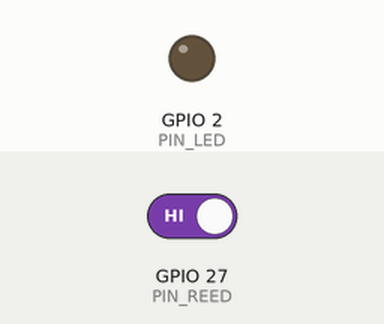
This sketch was run on a simulated ESP32. Shown: output pins drawn as LEDs (lit = HIGH). The inputs (shaded band) are chosen by the test bench; at power-on: GPIO 27 (PIN_REED) HIGH. WiFi joins after 1.5 s; servers stay silent unless stated; the local clock reads 2024-03-15 10:24:30 at power-on unless the sketch sets it; not simulated (calls return 0 or success): secrets.example.h; what the sketch prints to the serial monitor is not drawn.

Above: at 3.0 s.
3.1 s: GPIO 27 (PIN_REED) driven LOW
4.6 s: GPIO 27 (PIN_REED) driven HIGH
At 5.3 s:
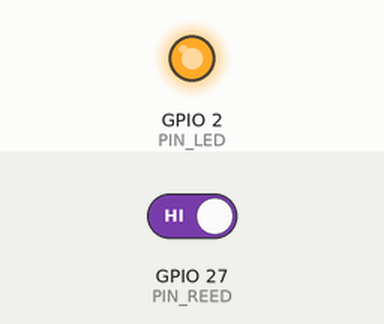
Timing chart, 0 to 7.6 s (numbered marks = the images above; inputs shaded):
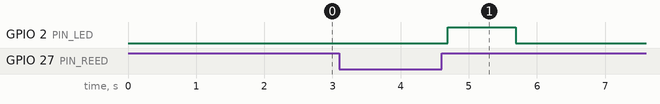

Measured:
- after the input at 3.1 s, every drawn part: stays the same
- after the input at 4.6 s, GPIO 2 (PIN_LED): LOW → HIGH after 0.09 s, → LOW 1.0 s later

The sketch:

To-Bem_Geladeira.ino
```cpp
/*
  Tô Bem — nó da geladeira ("já tomou café?") — protótipo GS 2026/2
  ------------------------------------------------------------------------
  Segundo dispositivo IoT da casa: ESP32 + sensor magnético MC-38 (reed switch)
  na porta da geladeira. Fica na caixa 3D (hardware-3d/caixa-geladeira), ligado
  a uma fonte USB 5V na tomada.

  Envia para a MESMA API da lâmpada (POST /api/eventos), com outro dispositivoId:
    INICIADO          -> ao ligar
    GELADEIRA_ABERTA  -> cada vez que a porta abre
    HEARTBEAT         -> periódico; valor = sinal Wi-Fi em dBm (0 = sem Wi-Fi)

  Ligação do MC-38 (não tem polaridade):
    fio 1 -> GPIO 27      fio 2 -> GND      (o ímã vai na porta, o sensor no corpo)
    Porta fechada: ímã perto, contato fechado -> GPIO 27 em LOW
    Porta aberta : ímã longe, contato aberto  -> GPIO 27 em HIGH (pull-up interno)
*/

#include <WiFi.h>
#include <HTTPClient.h>

// Credenciais: copie "secrets.example.h" para "secrets.h" e preencha (o secrets.h não vai para o GitHub).
#if __has_include("secrets.h")
  #include "secrets.h"
#else
  #include "secrets.example.h"
#endif
const char* WIFI_SSID  = SECRET_WIFI_SSID;
const char* WIFI_SENHA = SECRET_WIFI_SENHA;
const char* API_URL    = SECRET_API_URL;   // vazio = só imprime no Serial
const int   DISPOSITIVO_ID = 2;            // 1 = lâmpada, 2 = geladeira

#define PIN_REED  27
#define PIN_LED   2      // LED azul da placa: pisca quando a porta abre

const unsigned long HEARTBEAT_MS     = 10000;  // demo: 10 s | produto: 60 s
const unsigned long DEBOUNCE_MS      = 80;     // ignora o "tremido" do contato
const unsigned long HTTP_TIMEOUT_MS  = 2000;

bool portaAberta = false, leituraAnterior = false;
unsigned long mudouEm = 0, ultimoHeartbeat = 0, ledAte = 0;

String agoraIso() {
  struct tm t;
  if (!getLocalTime(&t, 10)) return "";
  char buf[30];
  strftime(buf, sizeof(buf), "%Y-%m-%dT%H:%M:%S-03:00", &t);
  return String(buf);
}

void enviarEvento(const char* tipo, float valor = 1) {
  String dataHora = agoraIso();
  String json = "{\"dispositivoId\":";
  json += DISPOSITIVO_ID;
  json += ",\"tipo\":\"";
  json += tipo;
  json += "\",\"valor\":";
  json += String(valor, 1);
  if (dataHora.length()) { json += ",\"dataHora\":\""; json += dataHora; json += "\""; }
  json += "}";
  Serial.println("[EVENTO] " + json);
  if (strlen(API_URL) == 0 || WiFi.status() != WL_CONNECTED) return;
  HTTPClient http;
  http.setConnectTimeout(HTTP_TIMEOUT_MS);
  http.setTimeout(HTTP_TIMEOUT_MS);
  http.begin(API_URL);
  http.addHeader("Content-Type", "application/json");
  unsigned long t0 = millis();
  int code = http.POST(json);
  Serial.printf("         -> API respondeu %d em %lu ms\n", code, millis() - t0);
  http.end();
}

void setup() {
  Serial.begin(115200);
  delay(300);
  Serial.println("\nTô Bem — nó da geladeira iniciando");
  pinMode(PIN_REED, INPUT_PULLUP);
  pinMode(PIN_LED, OUTPUT);

  WiFi.mode(WIFI_STA);
  WiFi.begin(WIFI_SSID, WIFI_SENHA);
  unsigned long t0 = millis();
  while (WiFi.status() != WL_CONNECTED && millis() - t0 < 10000) { delay(250); Serial.print("."); }
  if (WiFi.status() == WL_CONNECTED)
    Serial.printf("\nWi-Fi conectado | IP %s | RSSI %d dBm\n", WiFi.localIP().toString().c_str(), WiFi.RSSI());
  else
    Serial.println("\nSem Wi-Fi: só Serial (o ESP32 tenta reconectar sozinho)");
  configTime(-3 * 3600, 0, "pool.ntp.org");

  portaAberta = leituraAnterior = digitalRead(PIN_REED) == HIGH;
  Serial.printf("Porta começou %s\n", portaAberta ? "ABERTA" : "fechada");
  enviarEvento("INICIADO");
}

void loop() {
  unsigned long agora = millis();

  // Porta: só aceita a mudança se ela ficar estável por DEBOUNCE_MS
  bool lido = digitalRead(PIN_REED) == HIGH;
  if (lido != leituraAnterior) { leituraAnterior = lido; mudouEm = agora; }
  if (agora - mudouEm > DEBOUNCE_MS && lido != portaAberta) {
    portaAberta = lido;
    if (portaAberta) {
      Serial.println("Porta da geladeira ABERTA");
      enviarEvento("GELADEIRA_ABERTA");
      ledAte = millis() + 1000;
    } else {
      Serial.println("Porta da geladeira fechada");
    }
  }
  digitalWrite(PIN_LED, millis() < ledAte ? HIGH : LOW);

  if (agora - ultimoHeartbeat > HEARTBEAT_MS) {
    enviarEvento("HEARTBEAT", WiFi.status() == WL_CONNECTED ? WiFi.RSSI() : 0);
    ultimoHeartbeat = agora;
  }
  delay(10);
}
```

secrets.example.h
```cpp
// =====================================================================
//  Tô Bem — configuração de exemplo (SEM credenciais reais)
//  1) Copie este arquivo para "secrets.h" na mesma pasta.
//  2) Preencha o secrets.h com o Wi-Fi e o endereço que recebe os eventos.
//  O secrets.h está no .gitignore e nunca vai para o GitHub.
// =====================================================================
#pragma once

#define SECRET_WIFI_SSID   "SUA_REDE"     // nome do Wi-Fi 2,4 GHz (o ESP32 não conecta em 5 GHz)
#define SECRET_WIFI_SENHA  "SUA_SENHA"

// Endereço que recebe os eventos. Vazio = só imprime no Serial.
//   Com a API Java (app da família):  "http://IP-DO-PC:8090/api/eventos"
//       -> no PC: python ferramentas/api-mock/servidor_eventos.py --java http://localhost:8080
//   Só o servidor de teste:           "http://IP-DO-PC:8080/api/eventos"
//       -> no PC: python ferramentas/api-mock/servidor_eventos.py
// O IP do PC aparece na tela quando o servidor sobe. PC e ESP32 no mesmo Wi-Fi.
#define SECRET_API_URL     ""
```
